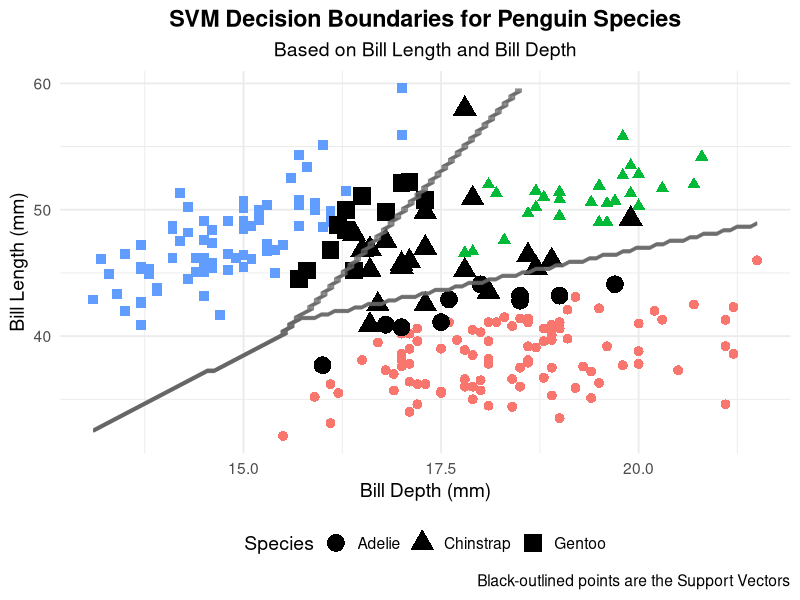

The R script that drew this image:
# --- A Guide to Support Vector Machines (SVM) with the Palmer Penguins Dataset ---

# 1. Introduction to SVM
# Support Vector Machines (SVMs) are powerful supervised machine learning models used for
# classification and regression tasks. The main idea behind SVM is to find a hyperplane
# that best separates data points of different classes in a high-dimensional space.
# The "best" hyperplane is the one with the maximum margin, i.e., the largest distance
# between the hyperplane and the nearest data points of any class. These nearest points
# are called "support vectors."

# 2. Setup: Installing and Loading Required Packages
# We will need 'palmerpenguins' for the dataset, 'e1071' for the SVM implementation,
# and 'ggplot2' for creating our final visualization.

if (!require("palmerpenguins")) install.packages("palmerpenguins")
if (!require("e1071")) install.packages("e1071")
if (!require("ggplot2")) install.packages("ggplot2")
if (!require("caTools")) install.packages("caTools")

library(palmerpenguins)
library(e1071)
library(ggplot2)
library(caTools)

# 3. Data Preparation
# We'll load the penguins dataset, select relevant columns, and remove rows with
# missing values to keep this example straightforward.

# Load the data
data("penguins")

# For this guide, we will focus on classifying the three species based on
# bill length and bill depth. We will also remove NA values.
penguins_clean <- na.omit(penguins[, c("species", "bill_length_mm", "bill_depth_mm")])

# Ensure the target variable is a factor
penguins_clean$species <- as.factor(penguins_clean$species)

# Set a seed for reproducibility
set.seed(123)

# Split the data into training (70%) and testing (30%) sets
split <- sample.split(penguins_clean$species, SplitRatio = 0.7)
train_data <- subset(penguins_clean, split == TRUE)
test_data <- subset(penguins_clean, split == FALSE)

cat("Data Preparation Complete.\n")
cat("Training set size:", nrow(train_data), "\n")
cat("Testing set size:", nrow(test_data), "\n")


# 4. Building the SVM Model
# We will use the svm() function from the 'e1071' package. We'll start with a
# linear kernel, which is suitable when the data is linearly separable.

# The formula 'species ~ .' means we are predicting 'species' using all other
# columns in the train_data (bill_length_mm and bill_depth_mm).
# kernel = "linear": Specifies a linear hyperplane.
# cost = 1: The 'C' parameter, which controls the trade-off between a smooth
#           decision boundary and classifying training points correctly.
svm_model <- svm(species ~ .,
                 data = train_data,
                 kernel = "linear",
                 cost = 1,
                 scale = TRUE) # It's good practice to scale features

# Print a summary of the model
print(summary(svm_model))


# 5. Model Evaluation
# Now, we'll use the trained model to make predictions on our unseen test data
# and evaluate its performance using a confusion matrix.

# Predict species on the test set
predictions <- predict(svm_model, newdata = test_data)

# Create a confusion matrix
confusion_matrix <- table(Predicted = predictions, Actual = test_data$species)
cat("\nConfusion Matrix:\n")
print(confusion_matrix)

# Calculate accuracy
accuracy <- sum(diag(confusion_matrix)) / sum(confusion_matrix)
cat("\nModel Accuracy on Test Data:", round(accuracy, 4), "\n")


# 6. Visualization of the SVM Decision Boundaries
# A great way to understand the SVM is to visualize it. We will create a plot
# showing the data points, the decision boundaries, and the support vectors.

# Note: The plot.svm() function can be complex. It creates a grid and predicts
# the class for each point on the grid to draw the decision boundaries.

# To make the plot clearer, let's create a data frame for the plot
plot_data <- train_data
plot_data$sv <- "Not SV"

# Identify the support vectors from the model
sv_indices <- svm_model$index
plot_data$sv[sv_indices] <- "Support Vector"

# Create the plot using ggplot2
# We map bill depth to x-axis and bill length to y-axis.
final_plot <- ggplot(plot_data, aes(x = bill_depth_mm, y = bill_length_mm)) +
  # Plot all data points, with species determining the color
  geom_point(aes(color = species, shape = species), size = 3) +
  # Highlight the support vectors by making them larger and giving them a black border
  geom_point(data = plot_data[plot_data$sv == "Support Vector", ],
             aes(shape = species),
             size = 5,
             stroke = 1.5,
             color = "black") +
  scale_shape_manual(values = c(16, 17, 15)) + # Solid circle, triangle, square
  labs(
    title = "SVM Decision Boundaries for Penguin Species",
    subtitle = "Based on Bill Length and Bill Depth",
    x = "Bill Depth (mm)",
    y = "Bill Length (mm)",
    color = "Species",
    shape = "Species",
    caption = "Black-outlined points are the Support Vectors"
  ) +
  theme_minimal(base_size = 14) +
  theme(
    legend.position = "bottom",
    plot.title = element_text(hjust = 0.5, face = "bold"),
    plot.subtitle = element_text(hjust = 0.5)
  )

# To add the decision boundaries, we need to do some calculations.
# This part is more advanced and involves creating a grid to plot the model's predictions.
# Create a grid of points spanning the range of the data
x_range <- range(plot_data$bill_depth_mm)
y_range <- range(plot_data$bill_length_mm)
grid_points <- expand.grid(bill_depth_mm = seq(x_range[1], x_range[2], length.out = 100),
                           bill_length_mm = seq(y_range[1], y_range[2], length.out = 100))

# Predict the species for each point in the grid
grid_predictions <- predict(svm_model, grid_points)
grid_points$species <- grid_predictions

# Add the decision boundary contours to our plot
final_plot <- final_plot +
  geom_contour(data = grid_points, aes(z = as.numeric(species)), color = "gray40", alpha = 0.8)

# Print the final plot
print(final_plot)

cat("\n--- End of Guide ---\n")
